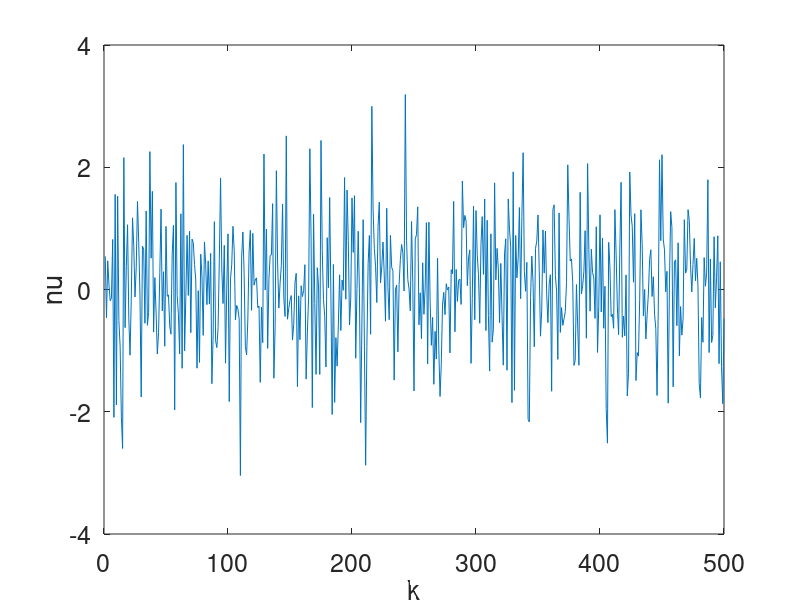
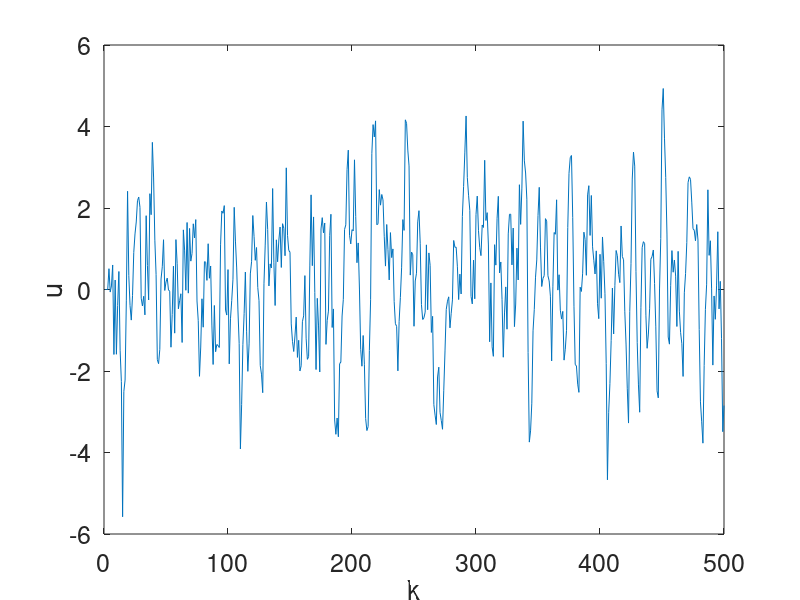

The MATLAB script that drew these images, in order: (Note: this script raises an error after producing the figures.)
close all;
clear all;
clc;

t2=1:1:500; % time vector

% input
nu = randn(1,length(t2));

figure(1)
plot(t2,nu);
set(gca,'FontSize',18)
xlabel('k')
ylabel('nu')

u = [0 0 0];

for k=4:length(t2)
   u(k) = 0.9 * nu(k - 1) + 0.8 * nu(k - 2) + 0.7 * nu(k - 3) + nu(k);
end

figure(2)
plot(t2,u);
set(gca,'FontSize',18)
xlabel('k')
ylabel('u')

figure(3)
[t,ruu,l,B]=myccf([u' u'],80,0,1,'k');
set(gca,'FontSize',18)
xlabel('k')
ylabel('ruu')

figure(4)
[t,rnunu,l,B]=myccf([nu' nu'],80,0,1,'k');
set(gca,'FontSize',18)
xlabel('k')
ylabel('r nu nu')

figure(5)
[t,runu,l,B]=myccf([u' nu'],80,1,1,'k');
set(gca,'FontSize',18)
xlabel('k')
ylabel('ru nu')


